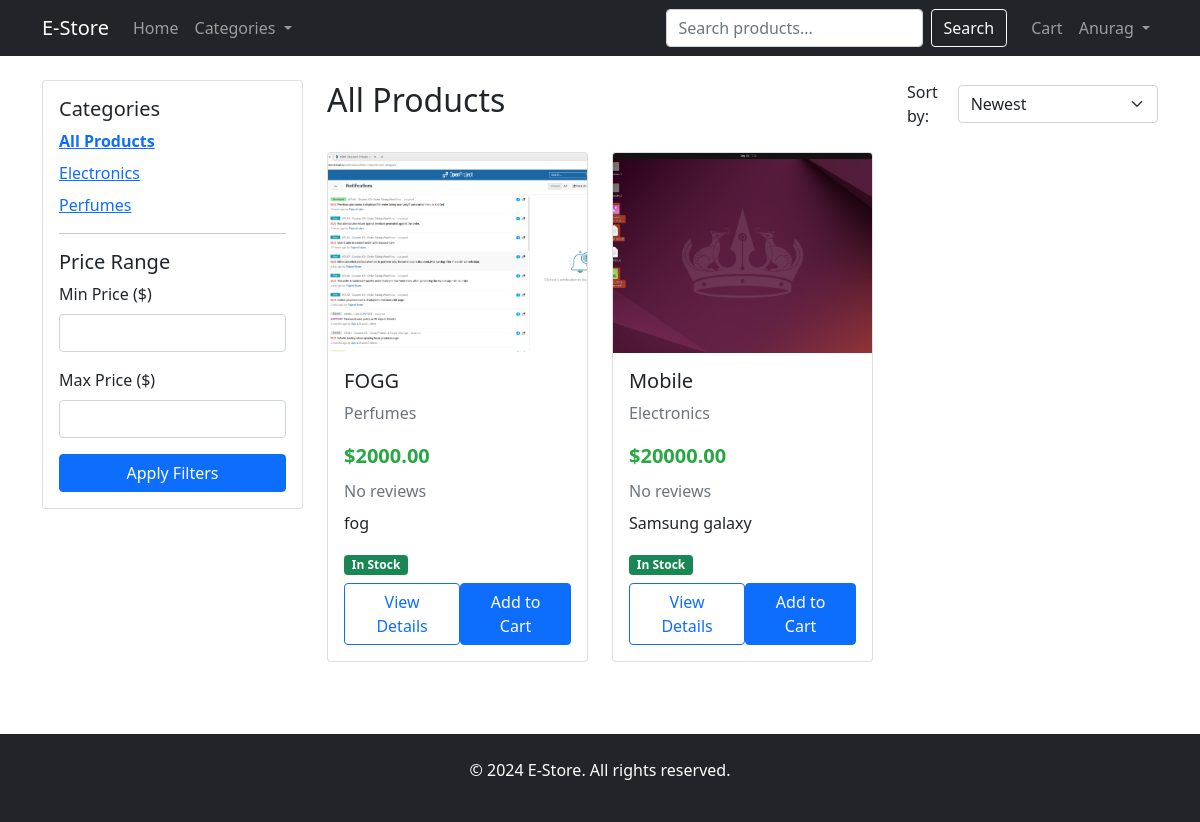
The page /products/ (signed in) on the database its author committed.
### products/models.py (models this page shows, shortened)
class Category(models.Model):
    name = models.CharField(max_length=200)
    slug = models.SlugField(max_length=200, unique=True)
    description = models.TextField(blank=True)
    image = models.ImageField(upload_to='categories/', blank=True)
    is_active = models.BooleanField(default=True)
    created_at = models.DateTimeField(auto_now_add=True)
    updated_at = models.DateTimeField(auto_now=True)
    class Meta:
        verbose_name_plural = 'Categories'
        ordering = ['name']

class Product(models.Model):
    category = models.ForeignKey(Category, related_name='products', on_delete=models.CASCADE)
    name = models.CharField(max_length=200)
    slug = models.SlugField(max_length=200, unique=True)
    description = models.TextField()
    price = models.DecimalField(max_digits=10, decimal_places=2,default = 0)
    discount_price = models.DecimalField(max_digits=10, decimal_places=2, blank=True, null=True)
    stock = models.PositiveIntegerField(default=0)
    image = models.ImageField(upload_to='products/')
    is_featured = models.BooleanField(default=False)
    is_active = models.BooleanField(default=True)
    created_at = models.DateTimeField(auto_now_add=True)
    updated_at = models.DateTimeField(auto_now=True)
    class Meta:
        ordering = ['-created_at']
    def get_absolute_url(self):
        return reverse('products:product_detail', args=[self.slug])
    def get_display_price(self):
        if self.discount_price:
            return self.discount_price
        return self.price
    def is_in_stock(self):
        return self.stock > 0

### products/views.py (the view)
# urls.py: path('', views.ProductListView.as_view(), name='product_list'),
class ProductListView(ListView):
    model = Product
    template_name = 'products/product_list.html'
    context_object_name = 'products'
    paginate_by = 12
    def get_queryset(self):
        queryset = Product.objects.filter(is_active=True)
        category_slug = self.kwargs.get('category_slug')
        if category_slug:
            self.category = get_object_or_404(Category, slug=category_slug)
            queryset = queryset.filter(category=self.category)
        else:
            self.category = None
        search_query = self.request.GET.get('q')
        if search_query:
            queryset = queryset.filter(
                Q(name__icontains=search_query) |
                Q(description__icontains=search_query)
            )
        min_price = self.request.GET.get('min_price')
        max_price = self.request.GET.get('max_price')
        if min_price:
            queryset = queryset.filter(price__gte=min_price)
        if max_price:
            queryset = queryset.filter(price__lte=max_price)
        sort = self.request.GET.get('sort', 'newest')
        if sort == 'price_low':
            queryset = queryset.order_by('price')
        elif sort == 'price_high':
            queryset = queryset.order_by('-price')
        elif sort == 'name':
            queryset = queryset.order_by('name')
        else:  # newest
            queryset = queryset.order_by('-created_at')
        return queryset
    def get_context_data(self, **kwargs):
        context = super().get_context_data(**kwargs)
        context['categories'] = Category.objects.filter(is_active=True)
        context['current_category'] = getattr(self, 'category', None)
        context['search_query'] = self.request.GET.get('q', '')
        context['current_sort'] = self.request.GET.get('sort', 'newest')
        return context

### templates/products/product_list.html (shortened to what this page needs)
{% extends 'base.html' %}
{% block content %}
<div class="row">
    <div class="col-md-3">
        <div class="card">
            <div class="card-body">
                <h5 class="card-title">Categories</h5>
                <ul class="list-unstyled">
                    <li class="mb-2">
                        <a href="{% url 'products:product_list' %}" class="{% if not current_category %}fw-bold{% endif %}">
                            All Products
                        </a>
                    </li>
                    {% for category in categories %}
                    <li class="mb-2">
                        <a href="{% url 'products:product_list_by_category' category.slug %}"
                           class="{% if current_category.id == category.id %}fw-bold{% endif %}">
                            {{ category.name }}
                        </a>
                    </li>
                    {% endfor %}
                </ul>
                <hr>
                <h5 class="card-title">Price Range</h5>
                <form method="get" action=".">
                    <div class="mb-3">
                        <label class="form-label">Min Price ($)</label>
                        <input type="number" name="min_price" class="form-control" value="{{ request.GET.min_price }}" min="0">
                    </div>
                    <div class="mb-3">
                        <label class="form-label">Max Price ($)</label>
                        <input type="number" name="max_price" class="form-control" value="{{ request.GET.max_price }}" min="0">
                    </div>
                    <button type="submit" class="btn btn-primary w-100">Apply Filters</button>
                </form>
            </div>
        </div>
    </div>
    <div class="col-md-9">
        <div class="d-flex justify-content-between align-items-center mb-4">
            <h2>
                {% if current_category %}
                    {{ current_category.name }}
                {% else %}
                    All Products
                {% endif %}
            </h2>
            <div class="d-flex align-items-center">
                <label class="me-2">Sort by:</label>
                <select class="form-select" onchange="window.location.href=this.value">
                    <option value="?{% if search_query %}q={{ search_query }}&{% endif %}sort=newest"
                            {% if current_sort == 'newest' %}selected{% endif %}>
                        Newest
                    </option>
                </select>
            </div>
        </div>
        <div class="row">
            {% for product in products %}
            <div class="col-md-4 mb-4">
                <div class="card product-card">
                    {% if product.image %}
                    <img src="{{ product.image.url }}" class="card-img-top product-image" alt="{{ product.name }}">
                    {% else %}
                    <div class="card-img-top product-image bg-secondary d-flex align-items-center justify-content-center">
                        <span class="text-white">No Image</span>
                    </div>
                    {% endif %}
                    <div class="card-body">
                        <h5 class="card-title">{{ product.name }}</h5>
                        <p class="card-text text-muted">{{ product.category.name }}</p>
                        <div class="mb-2">
                            <span class="price">${{ product.get_display_price }}</span>
                        </div>
                        <div class="rating mb-2">
                            {% with avg_rating=product.reviews.all|dictsort:"rating" %}
                                {% if product.reviews.all %}
                                    {% for i in "12345" %}
                                        {% if forloop.counter <= product.reviews.all|dictsortreversed:"rating"|first %}
                                            ★
                                        {% else %}
                                            ☆
                                        {% endif %}
                                    {% endfor %}
                                    <span class="text-muted">({{ product.reviews.count }})</span>
                                {% else %}
                                    <span class="text-muted">No reviews</span>
                                {% endif %}
                            {% endwith %}
                        </div>
                        <p class="card-text">{{ product.description|truncatewords:15 }}</p>
                        {% if product.is_in_stock %}
                        <span class="badge bg-success mb-2">In Stock</span>
                        {% else %}
                        <span class="badge bg-danger mb-2">Out of Stock</span>
                        {% endif %}
                        <div class="d-flex justify-content-between">
                            <a href="{{ product.get_absolute_url }}" class="btn btn-outline-primary">View Details</a>
                            {% if product.is_in_stock %}
                            <form action="{% url 'cart:cart_add' %}" method="post">
                                <button type="submit" class="btn btn-primary">Add to Cart</button>
                            </form>
                            {% endif %}
                        </div>
                    </div>
                </div>
            </div>
            {% endfor %}
        </div>
    </div>
</div>
{% endblock %}

### templates/base.html (shortened to what this page needs)
<!DOCTYPE html>
<html lang="en">
<head>
    <link href="https://cdn.jsdelivr.net/npm/bootstrap@5.1.3/dist/css/bootstrap.min.css" rel="stylesheet">
</head>
<body>
    <nav class="navbar navbar-expand-lg navbar-dark bg-dark">
        <div class="container">
            <a class="navbar-brand" href="{% url 'products:product_list' %}">E-Store</a>
            <div class="collapse navbar-collapse" id="navbarNav">
                <ul class="navbar-nav me-auto">
                    <li class="nav-item">
                        <a class="nav-link" href="{% url 'products:product_list' %}">Home</a>
                    </li>
                    <li class="nav-item dropdown">
                        <a class="nav-link dropdown-toggle" href="#" id="categoriesDropdown" role="button" data-bs-toggle="dropdown">
                            Categories
                        </a>
                    </li>
                </ul>
                <form class="d-flex me-3" action="{% url 'products:product_list' %}" method="get">
                    <input class="form-control me-2" type="search" name="q" placeholder="Search products..." value="{{ search_query }}">
                    <button class="btn btn-outline-light" type="submit">Search</button>
                </form>
                <ul class="navbar-nav">
                    <li class="nav-item">
                        <a class="nav-link" href="{% url 'cart:cart_detail' %}">
                            Cart
                        </a>
                    </li>
                    {% if user.is_authenticated %}
                    <li class="nav-item dropdown">
                        <a class="nav-link dropdown-toggle" href="#" id="userDropdown" role="button" data-bs-toggle="dropdown">
                            {{ user.username }}
                        </a>
                    </li>
                    {% endif %}
                </ul>
            </div>
        </div>
    </nav>
    <main class="container my-4">
        {% block content %}
        {% endblock %}
    </main>
    <footer class="bg-dark text-white py-4 mt-5">
        <div class="container text-center">
            <p>&copy; 2024 E-Store. All rights reserved.</p>
        </div>
    </footer>
</body>
</html>

### templates/base.html (style rules this page uses)
.product-card { height: 100%; transition: transform 0.2s; }
.product-image { height: 200px; object-fit: cover; }
.rating { color: #ffc107; }
.price { font-size: 1.25rem; font-weight: bold; color: #28a745; }

### rows shown on the page
Category: name "Electronics"
Category: name "Perfumes"
Product: image (picture), name "FOGG", category.name "Perfumes", get_display_price "2000.00", shows "No reviews", description "fog", stock "In Stock"
Product: image (picture), name "Mobile", category.name "Electronics", get_display_price "20000.00", shows "No reviews", description "Samsung galaxy", stock "In Stock"

### other values the page prints
{{ user.username }} "Anurag"
